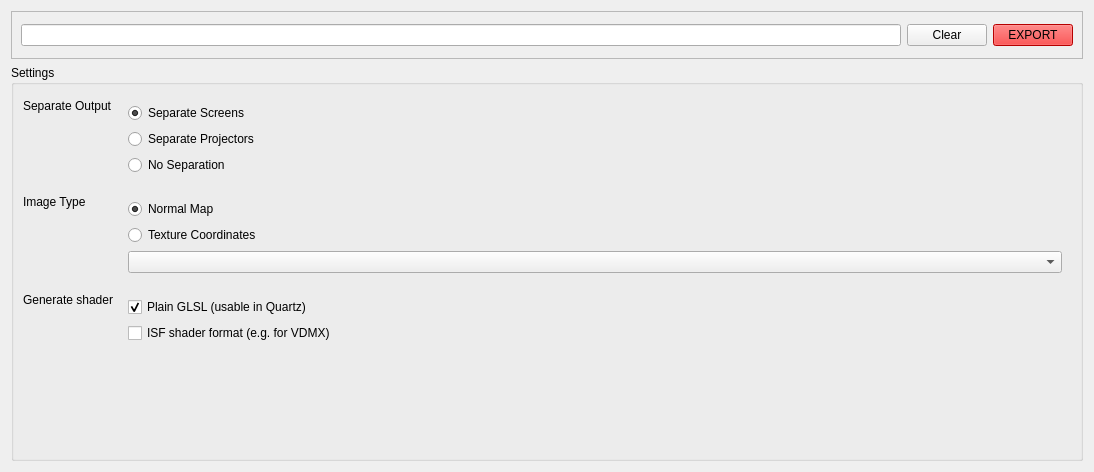
<?xml version="1.0" encoding="UTF-8"?>
<ui version="4.0">
 <class>omni::ui::ExportWidget</class>
 <widget class="QWidget" name="omni::ui::ExportWidget">
  <property name="geometry">
   <rect>
    <x>0</x>
    <y>0</y>
    <width>1094</width>
    <height>472</height>
   </rect>
  </property>
  <property name="windowTitle">
   <string>Form</string>
  </property>
  <layout class="QVBoxLayout" name="verticalLayout">
   <item>
    <widget class="QFrame" name="settingsFrame_2">
     <property name="maximumSize">
      <size>
       <width>16777215</width>
       <height>48</height>
      </size>
     </property>
     <property name="frameShape">
      <enum>QFrame::StyledPanel</enum>
     </property>
     <property name="frameShadow">
      <enum>QFrame::Sunken</enum>
     </property>
     <layout class="QHBoxLayout" name="horizontalLayout_10">
      <item>
       <widget class="QLineEdit" name="editExportFilename">
        <property name="readOnly">
         <bool>true</bool>
        </property>
       </widget>
      </item>
      <item>
       <widget class="QPushButton" name="btnClear">
        <property name="text">
         <string>Clear</string>
        </property>
       </widget>
      </item>
      <item>
       <widget class="QPushButton" name="btnExport">
        <property name="styleSheet">
         <string notr="true">QPushButton { background-color: red}
</string>
        </property>
        <property name="text">
         <string>EXPORT</string>
        </property>
       </widget>
      </item>
     </layout>
    </widget>
   </item>
   <item>
    <widget class="QGroupBox" name="grpSettings">
     <property name="title">
      <string>Settings</string>
     </property>
     <layout class="QFormLayout" name="formLayout">
      <property name="fieldGrowthPolicy">
       <enum>QFormLayout::AllNonFixedFieldsGrow</enum>
      </property>
      <item row="0" column="0">
       <widget class="QLabel" name="separateImagesLabel">
        <property name="text">
         <string>Separate Output</string>
        </property>
       </widget>
      </item>
      <item row="1" column="0">
       <widget class="QLabel" name="imageTypeLabel">
        <property name="text">
         <string>Image Type</string>
        </property>
       </widget>
      </item>
      <item row="1" column="1">
       <widget class="QFrame" name="imageTypeFrame">
        <layout class="QVBoxLayout" name="verticalLayout_9">
         <item>
          <widget class="QRadioButton" name="rbNormalMap">
           <property name="text">
            <string>Normal Map</string>
           </property>
           <property name="checked">
            <bool>true</bool>
           </property>
          </widget>
         </item>
         <item>
          <widget class="QRadioButton" name="rbTextureCoordinates">
           <property name="text">
            <string>Texture Coordinates</string>
           </property>
          </widget>
         </item>
         <item>
          <widget class="QComboBox" name="cbMappingType"/>
         </item>
        </layout>
       </widget>
      </item>
      <item row="2" column="0">
       <widget class="QLabel" name="generateShaderLabel">
        <property name="text">
         <string>Generate shader</string>
        </property>
       </widget>
      </item>
      <item row="2" column="1">
       <widget class="QFrame" name="frameShaderGeneration">
        <layout class="QVBoxLayout" name="verticalLayout_14">
         <item>
          <widget class="QCheckBox" name="chkPlainGLSL">
           <property name="text">
            <string>Plain GLSL (usable in Quartz)</string>
           </property>
           <property name="checked">
            <bool>true</bool>
           </property>
          </widget>
         </item>
         <item>
          <widget class="QCheckBox" name="chkISF">
           <property name="text">
            <string>ISF shader format (e.g. for VDMX)</string>
           </property>
          </widget>
         </item>
        </layout>
       </widget>
      </item>
      <item row="0" column="1">
       <widget class="QFrame" name="frame">
        <layout class="QVBoxLayout" name="verticalLayout_10">
         <item>
          <widget class="QRadioButton" name="rbSepScreens">
           <property name="text">
            <string>Separate Screens</string>
           </property>
           <property name="checked">
            <bool>true</bool>
           </property>
          </widget>
         </item>
         <item>
          <widget class="QRadioButton" name="rbSepProj">
           <property name="text">
            <string>Separate Projectors</string>
           </property>
          </widget>
         </item>
         <item>
          <widget class="QRadioButton" name="rbSepNone">
           <property name="text">
            <string>No Separation</string>
           </property>
           <property name="checked">
            <bool>false</bool>
           </property>
          </widget>
         </item>
        </layout>
       </widget>
      </item>
     </layout>
    </widget>
   </item>
  </layout>
 </widget>
 <resources/>
 <connections/>
</ui>
